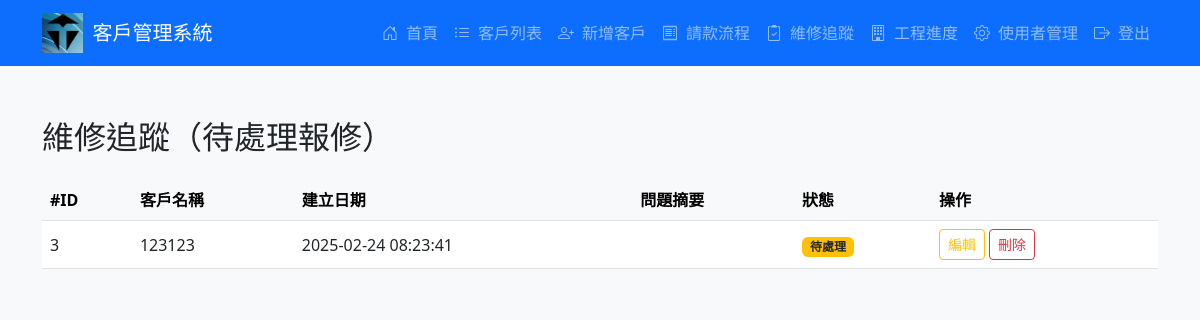
Screenshot of /tracking (signed in) with the database file from the repository.
### tables this page shows
CREATE TABLE repairs (
                id INTEGER PRIMARY KEY AUTOINCREMENT,
                customer_id INTEGER NOT NULL,
                description TEXT NOT NULL,
                status TEXT NOT NULL,
                price REAL,
                photo_path TEXT,
                created_at DATETIME DEFAULT (datetime('now', 'localtime')),
                FOREIGN KEY (customer_id) REFERENCES customers(id) ON DELETE CASCADE
            );

CREATE TABLE customers (
                id INTEGER PRIMARY KEY AUTOINCREMENT,
                name TEXT NOT NULL,
                address TEXT,
                phone TEXT,
                email TEXT,
                google_map_url TEXT,
                floor_plan TEXT,
                created_at DATETIME DEFAULT (datetime('now', 'localtime'))
            );

### app.py (the view)
@app.route('/tracking')
@login_required
def tracking():
    conn = get_db()
    try:
        repairs = conn.execute('''
            SELECT r.*, c.name as customer_name
            FROM repairs r
            JOIN customers c ON r.customer_id = c.id
            WHERE r.status = '待處理'
            ORDER BY r.created_at ASC
        ''').fetchall()
        return render_template("tracking.html", repairs=repairs)
    except Exception as e:
        flash("維修追蹤讀取失敗: " + str(e), "danger")
        return redirect(url_for('home'))
    finally:
        conn.close()

### app.py (called while the page is built)
def get_db():
    conn = sqlite3.connect('customer.db')
    conn.row_factory = sqlite3.Row
    conn.execute('PRAGMA foreign_keys = ON')
    return conn

def login_required(f):
    @wraps(f)
    def decorated_function(*args, **kwargs):
        if not session.get('user'):
            flash("請先登入", "warning")
            return redirect(url_for('login'))
        return f(*args, **kwargs)
    return decorated_function

### templates/tracking.html (shortened to what this page needs)
{% extends "base.html" %}
{% block content %}
<div class="mt-5">
  <h2 class="mb-4">維修追蹤（待處理報修）</h2>
  {% if repairs %}
  <div class="table-responsive">
    <table class="table table-hover align-middle">
      <thead class="table-light">
         <tr>
           <th>#ID</th>
           <th>客戶名稱</th>
           <th>建立日期</th>
           <th>問題摘要</th>
           <th>狀態</th>
           <th>操作</th>
         </tr>
      </thead>
      <tbody>
        {% for repair in repairs %}
        <tr>
           <td>{{ repair.id }}</td>
           <td>{{ repair.customer_name }}</td>
           <td>{{ repair.created_at }}</td>
           <td>{{ repair.description }}</td>
           <td>
             <span class="badge bg-warning text-dark">{{ repair.status }}</span>
           </td>
           <td>
             <a href="{{ url_for('edit_repair', repair_id=repair.id) }}" class="btn btn-sm btn-outline-warning" data-bs-toggle="tooltip" title="編輯紀錄">編輯</a>
             <form action="{{ url_for('delete_repair', repair_id=repair.id) }}" method="POST" class="d-inline">
                <button type="submit" class="btn btn-sm btn-outline-danger" onclick="return confirm('確定要刪除此報修紀錄嗎？')" data-bs-toggle="tooltip" title="刪除紀錄">刪除</button>
             </form>
           </td>
        </tr>
        {% endfor %}
      </tbody>
    </table>
  </div>
  {% else %}
    <p class="text-muted">目前無待處理的報修記錄。</p>
  {% endif %}
</div>
{% endblock %}

### templates/base.html (style rules this page uses)
body { padding-top: 70px; }

### rows the page displays
repairs: id "3", customer_name "123123", created_at "2025-02-24 08:23:41", status "待處理"
